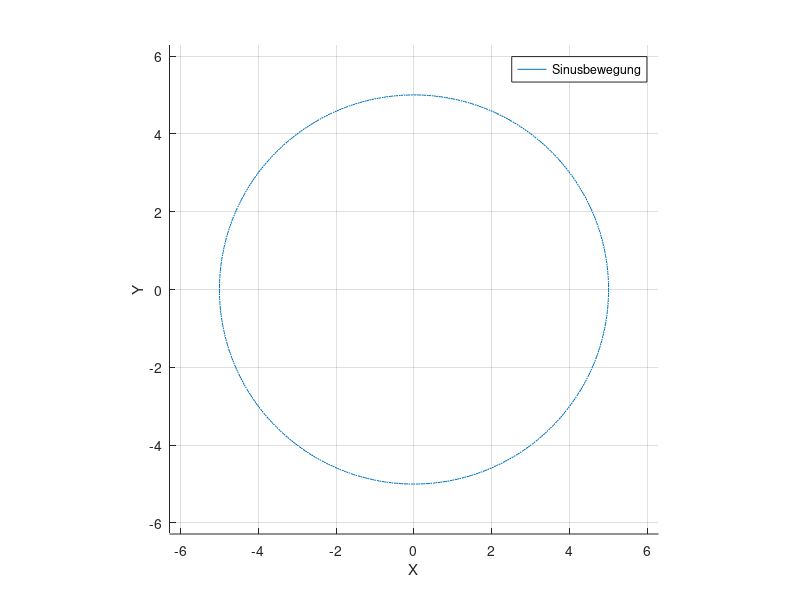

Recreate this plot in MATLAB.
clc; clear; close all;
vergroesserung = 5;
freqdoubl = 2;
theta = linspace(0,2*2*pi,1000);
x = sin(theta)*vergroesserung;
z = cos(theta)*vergroesserung;
y = theta;
figure();
plot3(x,y,z);
xlabel('X');
zlabel('Y');
ylabel('Z (Zeit)');

legend('Sinusbewegung', 'Nun mit 3D Rotor drehen ... ');

view(0,0);

hold off;

grid on
axis equal
